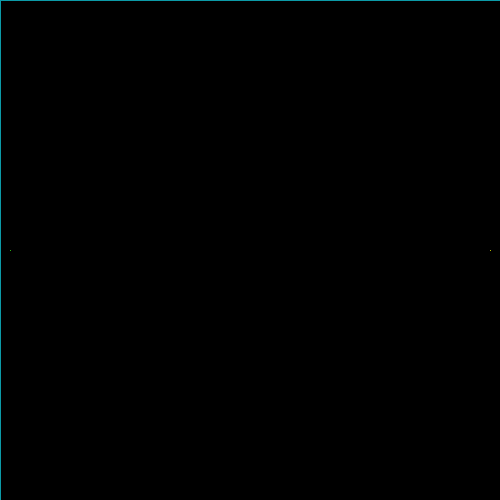
Frame 1 (no input)
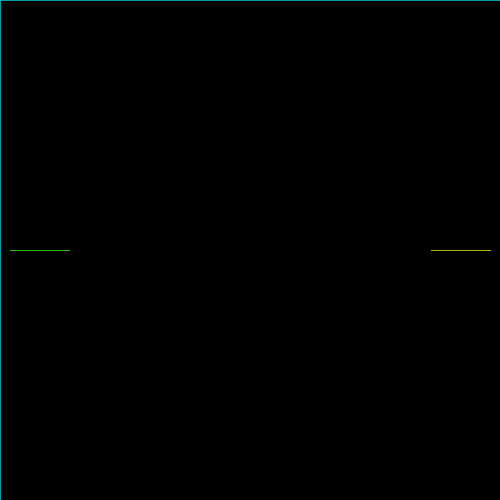
Frame 60 (the mouse pressed at the canvas centre just before this capture)
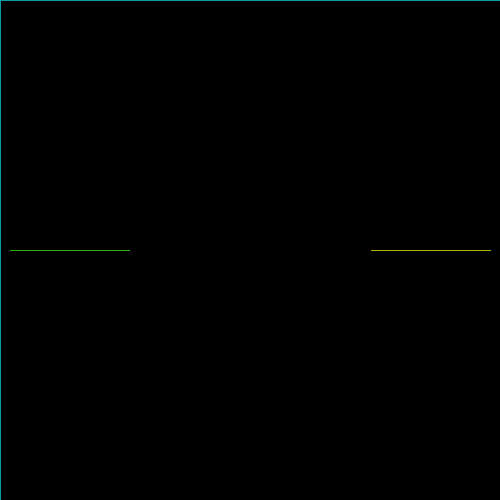
Frame 120 (the mouse held since frame 60 and released just before this capture)

The Processing sketch that drew these frames (run headless with seeded random() and noise(); from frame 60 on, the mouse is pressed at the canvas centre):

// Processing sketch: processing_77836
// ── processing_77836.pde

//Cristen W, CP1 Mods 16/17, TRON

int x = 10;
int y = 250;
int compx = 490;
int compy = 250;
int direction = RIGHT;
int cdirection = LEFT;
boolean gameOver = false;

void setup()
{
  size(500, 500);
  background(0);
  noFill();
  stroke(12,154,167);
  rect(0, 0, 500, 500);
}
void draw()
{
  if (get(x, y)!=color(0))
  {
    gameOver = true;
    textAlign(CENTER);
    text("Game Over\nYou Lose :(", 250, 250);
  }
  else if (get(compx, compy)!=color(0))
  {
    gameOver = true;
    textAlign(CENTER);
    text("Game Over\nYou Win! :)", 250, 250);
  }
  else
  {
    human();
    computer();
  }
}
void human()
{
  stroke(61,245,25);
  if (gameOver == false)
  {
    point(x, y);
  }
  if (direction == UP)
  {
    y--;
  }
  else if (direction == DOWN)
  {
    y++;
  }
  else if (direction == LEFT)
  {
    x--;
  }
  else if (direction == RIGHT)
  {
    x++;
  }
}
void computer()
{
  stroke(250,255,3);
  {
    if (gameOver == false)
    {
      point(compx, compy);
    }
    if (cdirection == UP)
    {
      compy--;
      if(get(compx,compy-1)!=color(0))
      {
        cdirection = RIGHT;
      }
    }
    else if (cdirection == DOWN)
    {
      compy++;
      if(get(compx,compy+1)!=color(0))
      {
        cdirection = LEFT;
      }
    }
    else if (cdirection == LEFT)
    {
      compx--;
      if(get(compx-1,compy)!=color(0))
      {
        cdirection = UP;
      }
    }
    else if (cdirection == RIGHT)
    {
      compx++;
      if(get(compx+1,compy)!=color(0))
      {
        cdirection = DOWN;
      }
    }
  }
}
void keyPressed()
{
  if (key == 'w')
  {
    direction = UP;
  }
  if (key == 's')
  {
    direction = DOWN;
  }
  if (key == 'a')
  {
    direction = LEFT;
  }
  if (key == 'd')
  {
    direction = RIGHT;
  }
  if (key =='r') {
    gameOver=false;
    background(0);
    x=10;
    y=250;
    compx=490;
    compy=250;
    stroke(12,154,167);
    rect(0, 0, 500, 500);
    direction=RIGHT;
    cdirection=LEFT;
  }
}
